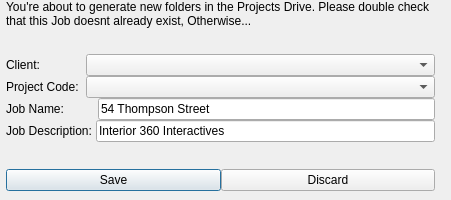
<?xml version="1.0" encoding="UTF-8"?>
<ui version="4.0">
 <class>Dialog</class>
 <widget class="QDialog" name="Dialog">
  <property name="geometry">
   <rect>
    <x>0</x>
    <y>0</y>
    <width>451</width>
    <height>200</height>
   </rect>
  </property>
  <property name="sizePolicy">
   <sizepolicy hsizetype="MinimumExpanding" vsizetype="MinimumExpanding">
    <horstretch>0</horstretch>
    <verstretch>0</verstretch>
   </sizepolicy>
  </property>
  <property name="windowTitle">
   <string>Generating Job Files</string>
  </property>
  <property name="modal">
   <bool>true</bool>
  </property>
  <widget class="QWidget" name="verticalWidget" native="true">
   <property name="geometry">
    <rect>
     <x>0</x>
     <y>0</y>
     <width>441</width>
     <height>191</height>
    </rect>
   </property>
   <property name="sizePolicy">
    <sizepolicy hsizetype="Minimum" vsizetype="Preferred">
     <horstretch>0</horstretch>
     <verstretch>0</verstretch>
    </sizepolicy>
   </property>
   <layout class="QVBoxLayout" name="verticalLayout_2">
    <property name="spacing">
     <number>0</number>
    </property>
    <property name="leftMargin">
     <number>6</number>
    </property>
    <property name="rightMargin">
     <number>6</number>
    </property>
    <item>
     <widget class="QLabel" name="label_2">
      <property name="text">
       <string>You're about to generate new folders in the Projects Drive. Please double check that this Job doesnt already exist, Otherwise...</string>
      </property>
      <property name="wordWrap">
       <bool>true</bool>
      </property>
     </widget>
    </item>
    <item>
     <spacer name="verticalSpacer">
      <property name="orientation">
       <enum>Qt::Vertical</enum>
      </property>
      <property name="sizeHint" stdset="0">
       <size>
        <width>20</width>
        <height>40</height>
       </size>
      </property>
     </spacer>
    </item>
    <item>
     <layout class="QHBoxLayout" name="horizontalLayout_4">
      <item>
       <widget class="QLabel" name="label_6">
        <property name="maximumSize">
         <size>
          <width>80</width>
          <height>16777215</height>
         </size>
        </property>
        <property name="text">
         <string>Client:</string>
        </property>
       </widget>
      </item>
      <item>
       <widget class="QComboBox" name="comboBox"/>
      </item>
     </layout>
    </item>
    <item>
     <layout class="QHBoxLayout" name="horizontalLayout">
      <item>
       <widget class="QLabel" name="label">
        <property name="maximumSize">
         <size>
          <width>80</width>
          <height>16777215</height>
         </size>
        </property>
        <property name="text">
         <string>Project Code:    </string>
        </property>
       </widget>
      </item>
      <item>
       <widget class="QComboBox" name="comboBox_2"/>
      </item>
     </layout>
    </item>
    <item>
     <layout class="QHBoxLayout" name="horizontalLayout_2">
      <item>
       <widget class="QLabel" name="label_3">
        <property name="text">
         <string>Job Name:          </string>
        </property>
       </widget>
      </item>
      <item>
       <widget class="QLineEdit" name="lineEdit_3">
        <property name="text">
         <string>54 Thompson Street</string>
        </property>
       </widget>
      </item>
     </layout>
    </item>
    <item>
     <layout class="QHBoxLayout" name="horizontalLayout_3">
      <property name="topMargin">
       <number>0</number>
      </property>
      <item>
       <widget class="QLabel" name="label_4">
        <property name="text">
         <string>Job Description: </string>
        </property>
       </widget>
      </item>
      <item>
       <widget class="QLineEdit" name="lineEdit_4">
        <property name="text">
         <string>Interior 360 Interactives</string>
        </property>
       </widget>
      </item>
     </layout>
    </item>
    <item>
     <spacer name="verticalSpacer_2">
      <property name="orientation">
       <enum>Qt::Vertical</enum>
      </property>
      <property name="sizeHint" stdset="0">
       <size>
        <width>20</width>
        <height>40</height>
       </size>
      </property>
     </spacer>
    </item>
    <item>
     <layout class="QHBoxLayout" name="horizontalLayout_5">
      <property name="bottomMargin">
       <number>0</number>
      </property>
      <item>
       <widget class="QPushButton" name="pb_save">
        <property name="text">
         <string>Save</string>
        </property>
       </widget>
      </item>
      <item>
       <widget class="QPushButton" name="pb_discard">
        <property name="text">
         <string>Discard</string>
        </property>
       </widget>
      </item>
     </layout>
    </item>
   </layout>
  </widget>
 </widget>
 <resources/>
 <connections/>
</ui>
